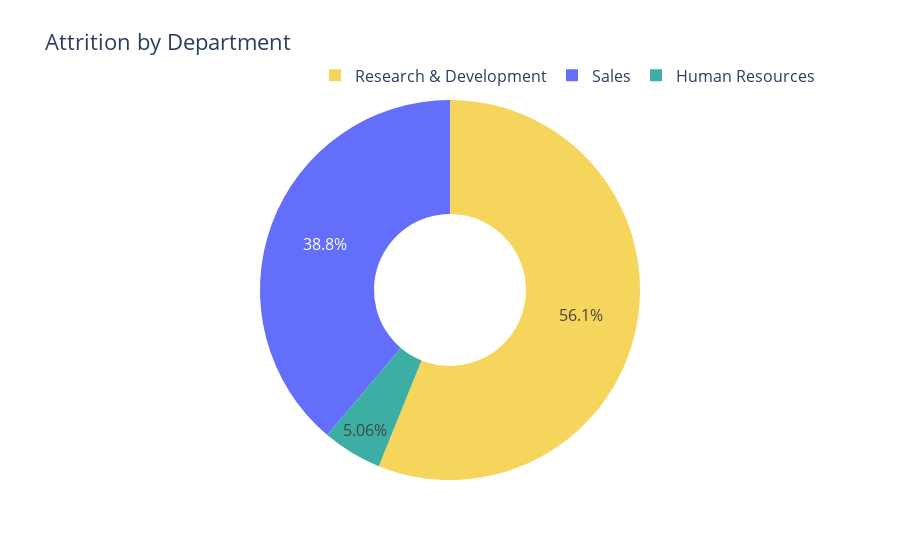

The notebook cell this image was saved under:
### Markdown cell above
look at the percentage of attrition by department:

### Code cell
attrition_data = data[data['Attrition'] == 'Yes']


attrition_by = attrition_data.groupby(['Department']).size().reset_index(name='Count')

#  donut chart
fig = go.Figure(data=[go.Pie(
    labels=attrition_by['Department'],
    values=attrition_by['Count'],
    hole=0.4,
    marker=dict(colors=['#3CAEA3', '#F6D55C']),
    textposition='inside'
)])

# Update the layout
fig.update_layout(title='Attrition by Department', font=dict(size=16), legend=dict(
    orientation="h", yanchor="bottom", y=1.02, xanchor="right", x=1
))

# Show the chart
fig.show()

### Figure 1 — Plotly figure (JSON) as saved in the notebook; plotly's stock layout.template omitted (floating-point values rounded to 4 significant figures)
{"data": [{"hole": 0.4, "labels": ["Human Resources", "Research & Development", "Sales"], "marker": {"colors": ["#3CAEA3", "#F6D55C"]}, "textposition": "inside", "type": "pie", "values": [12, 133, 92]}], "layout": {"font": {"size": 16}, "legend": {"orientation": "h", "x": 1, "xanchor": "right", "y": 1.02, "yanchor": "bottom"}, "title": {"text": "Attrition by Department"}}}
